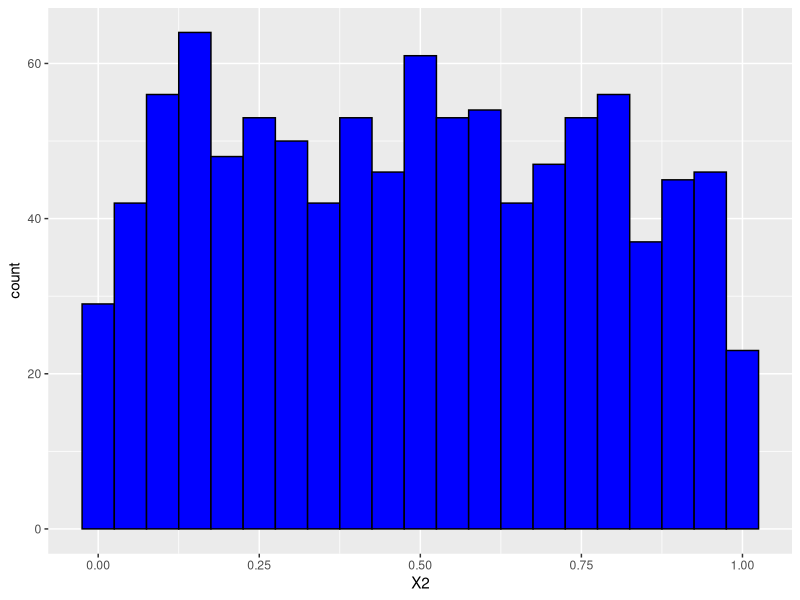

The R script that drew this image:
## ---- chunk 1

library(ggplot2)
X2 = runif(n = 1000, min = 0, max = 1) 
df2=data.frame(X2) 
ggplot(data = df2, mapping = aes(x = X2)) +   geom_histogram(color="black", fill="blue", binwidth=0.05) 


